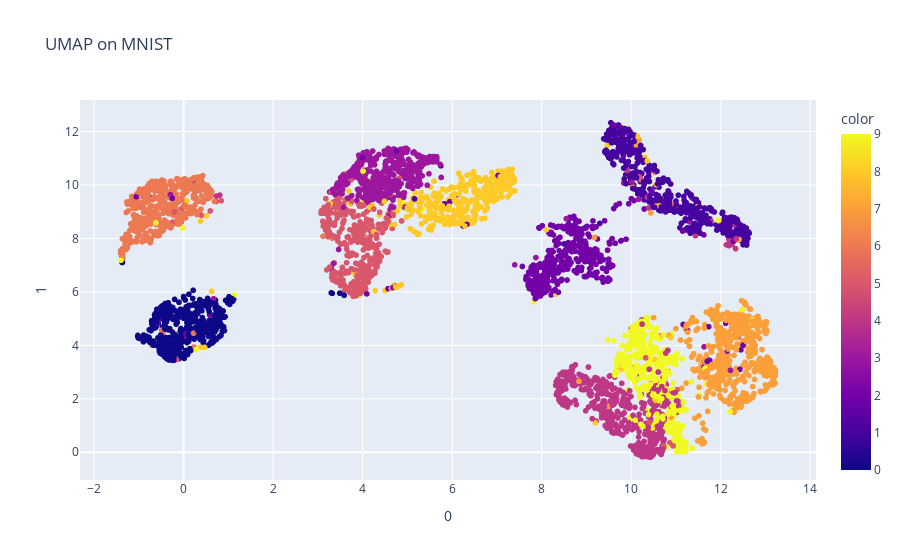

Write notebook code for a chart like this one.
### Code cell
# umap
umap = UMAP(n_components=2, random_state=42)
import time
start_time = time.time()
umap_result = umap.fit_transform(high_dim_data)
print(f"UMAP took {time.time() - start_time:.2f} seconds")
fig = px.scatter(umap_result, x=0, y=1, color=metadata.astype(int), title='UMAP on MNIST')
fig.show()

### Figure 1 — Plotly figure (JSON) as saved in the notebook; plotly's stock layout.template omitted (floating-point values rounded to 4 significant figures; data arrays with more than 128 entries replaced by an {"elided": "..."} marker saying what was removed)
{"data": [{"hovertemplate": "0=%{x}<br>1=%{y}<br>color=%{marker.color}<extra></extra>", "legendgroup": "", "marker": {"color": {"elided": "5000 int values"}, "coloraxis": "coloraxis", "symbol": "circle"}, "mode": "markers", "name": "", "showlegend": false, "type": "scattergl", "x": {"elided": "5000 float values"}, "xaxis": "x", "y": {"elided": "5000 float values"}, "yaxis": "y"}], "layout": {"coloraxis": {"colorbar": {"title": {"text": "color"}}, "colorscale": [[0, "#0d0887"], [0.1111, "#46039f"], [0.2222, "#7201a8"], [0.3333, "#9c179e"], [0.4444, "#bd3786"], [0.5556, "#d8576b"], [0.6667, "#ed7953"], [0.7778, "#fb9f3a"], [0.8889, "#fdca26"], [1, "#f0f921"]]}, "legend": {"tracegroupgap": 0}, "title": {"text": "UMAP on MNIST"}, "xaxis": {"anchor": "y", "domain": [0, 1], "title": {"text": "0"}}, "yaxis": {"anchor": "x", "domain": [0, 1], "title": {"text": "1"}}}}
